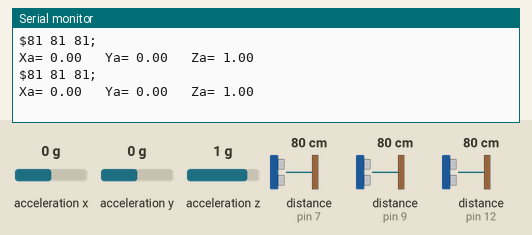
Simulated run of this sketch. Board: Arduino Uno, built with avr-gcc and run on an emulated ATmega328P. Parts: the last lines printed to the serial monitor. Wiring (inferred from the names in the program): ADXL345 accelerometer at I2C address 0x53. The inputs (shaded band) are chosen by the test bench; at power-on: acceleration x 0 g, distance to the obstacle (sensors on pin 7, pin 9, pin 12) 80 cm, acceleration y 0 g, acceleration z 1 g. The echo pulse lasts 58.3 µs per cm.

Above: at 3.8 s.
3.9 s: acceleration x set to -1.4 g
At 6.3 s:
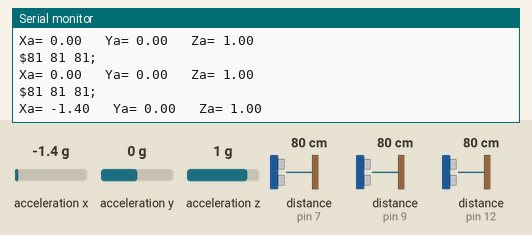
6.7 s: distance to the obstacle (sensor on pin 7) set to 2 cm
At 8.5 s:
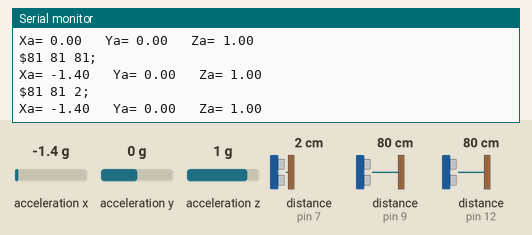
9.5 s: distance to the obstacle (sensor on pin 9) set to 2 cm
At 12.0 s:
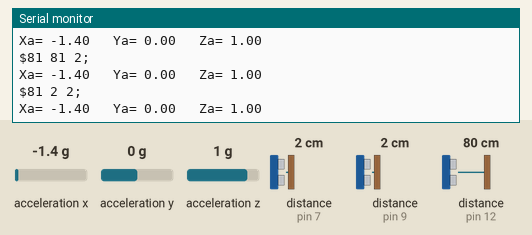
12.3 s: distance to the obstacle (sensor on pin 12) set to 2 cm
At 14.0 s:
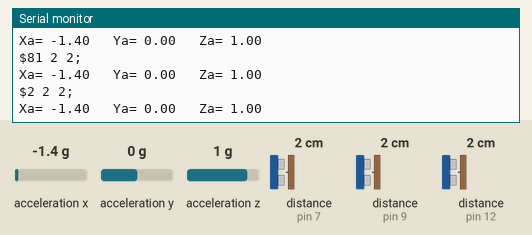
15.1 s: acceleration y set to -1.4 g
At 15.7 s:
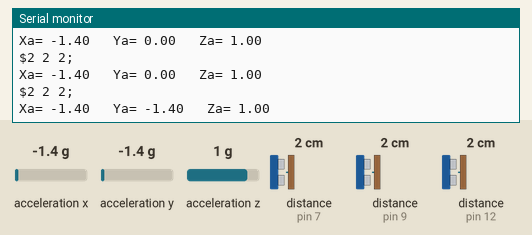
17.9 s: acceleration z set to -1.4 g
At 20.3 s:
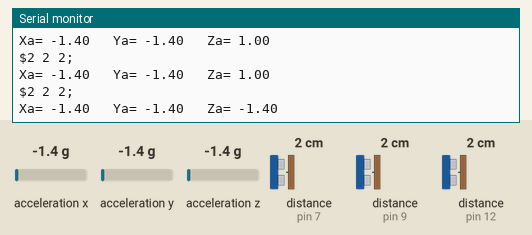

The sketch:

programm_for_sensorT.ino
```cpp
#include <NewPing.h>
#include <Wire.h>  // подключение библиотеки Wire

#define TRIG1 11
#define ECHO1 12
#define TRIG2 8
#define ECHO2 9
#define TRIG3 6
#define ECHO3 7
#define MAX_DISTANCE 200 // Константа для определения максимального расстояния, которое мы будем считать корректным.

NewPing sonar (TRIG1,ECHO1, MAX_DISTANCE);
NewPing sonar2(TRIG2,ECHO2, MAX_DISTANCE);
NewPing sonar3(TRIG3,ECHO3, MAX_DISTANCE);

int ADXL345 = 0x53; // Адрес I2C датчика ADXL345
float X_out, Y_out, Z_out;  // Выходы


void setup() {
  // Инициализируем взаимодействие по последовательному порту на скорости 9600
  Serial.begin(9600);
  Wire.begin(); // Инициализация библиотеки Wire
  // Установите ADXL345 в режим измерения
  Wire.beginTransmission(ADXL345); // Начать общение с устройством
  Wire.write(0x2D); // работа с регистром  POWER_CTL  - 0x2D
  // Включить измерение
  Wire.write(8); // (8dec -> 0000 1000 двоичный) Бит D3 High для разрешения измерения
  Wire.endTransmission();
  delay(10);
}


void loop() {

  // Стартовая задержка, необходимая для корректной работы.
  delay(1000);

  // Получаем значение от датчика расстояния и сохраняем его в переменную
  unsigned int distance1 = sonar.ping_cm();
  unsigned int distance2 = sonar2.ping_cm();
  unsigned int distance3 = sonar3.ping_cm();
  // Печатаем расстояние в мониторе порта
  Serial.print("$");
  Serial.print(distance1);
  Serial.print(" ");
  Serial.print(distance2);
  Serial.print(" ");
  Serial.print(distance3);
  Serial.println(";");

  // === Считать данные акселерометра === //
  Wire.beginTransmission(ADXL345);
  Wire.write(0x32); // Начать с регистра 0x32 (ACCEL_XOUT_H)
  Wire.endTransmission(false);
  Wire.requestFrom(ADXL345, 6, true); // Чтение всех 6 регистров, значение каждой оси сохраняется в 2 регистрах
  X_out = ( Wire.read()| Wire.read() << 8); // Значение по оси X
  X_out = X_out; //Для диапазона + -2g нам нужно разделить необработанные значения на 256 в соответствии с datasheet
  Y_out = ( Wire.read()| Wire.read() << 8); // Значение по оси Y
  Y_out = Y_out;
  Z_out = ( Wire.read()| Wire.read() << 8); // Значение по оси Z
  Z_out = Z_out;
  Serial.print("Xa= ");
  Serial.print(X_out/256);
  Serial.print("   Ya= ");
  Serial.print(Y_out/256);
  Serial.print("   Za= ");
  Serial.println(Z_out/256);
  delay(1000);

}
```

Measured:
- after the input at 3.9 s, the serial monitor: prints a new line after 1.2 s (image 1)
- after the input at 6.7 s, the serial monitor: prints a new line after 0.38 s (image 2)
- after the input at 9.5 s, the serial monitor: prints a new line after 1.6 s (image 3)
- after the input at 12.3 s, the serial monitor: prints a new line after 0.81 s (image 4)
- after the input at 15.1 s, the serial monitor: prints a new line at once (image 5)
- after the input at 17.9 s, the serial monitor: prints a new line after 1.2 s (image 6)
